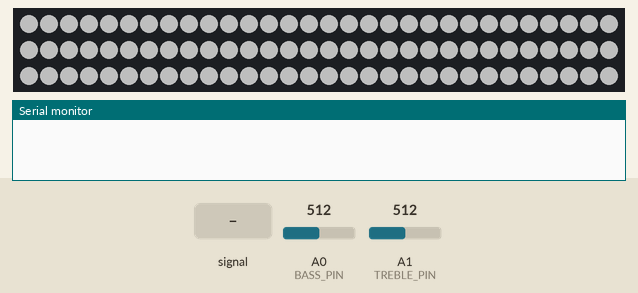
Recording of a sketch running on a simulated Arduino Uno, built with avr-gcc and run on an emulated ATmega328P. Shown: 90 RGB LEDs in strip order, left to right, continuing on the next row, the last lines printed to the serial monitor. The test bench sets the inputs (shaded band); at power-on: A0 (BASS_PIN) = 512, A1 (TREBLE_PIN) = 512. Dim RGB values are drawn brighter than linear.

Above: at 3.0 s.
4.5 s: A0 (BASS_PIN) fed a 2 Hz sine of ±306 counts around its level
At 5.18 s:
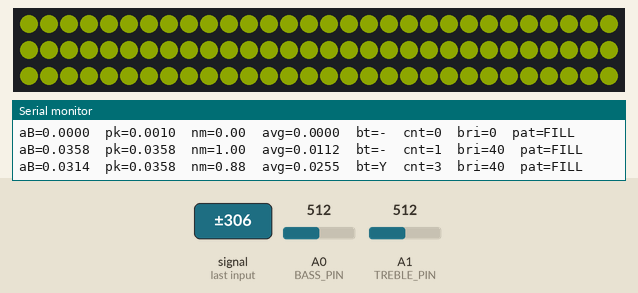
At 5.95 s:
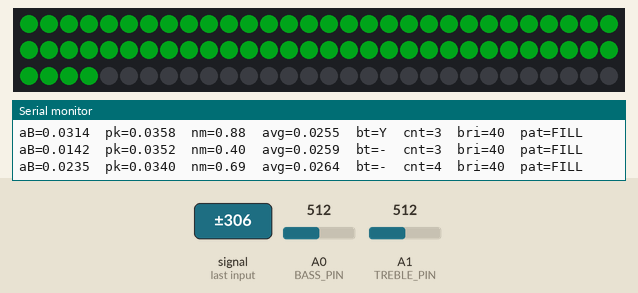
7.0 s: A0 (BASS_PIN) set to 716
At 8.6 s:
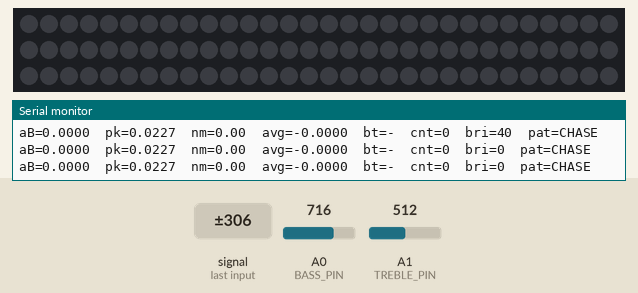
Timing chart, 0 to 10.1 s (numbered marks = the images above; inputs shaded):
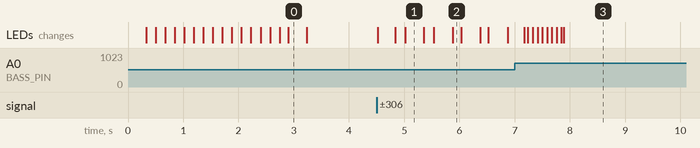

Measured:
- after the input at 4.5 s, the LEDs: change at once (image 1)
- after the input at 7.0 s, the LEDs: first change after 0.18 s (image 3 shows a later state)

The sketch:

FINAL_TEST.ino
```cpp
#include <Adafruit_NeoPixel.h>

// ── Hardware ──────────────────────────────────────────────────────────────────
#define BASS_PIN    A0
#define TREBLE_PIN  A1
#define LED_PIN     6
#define LED_COUNT   90

// ── Sampling ──────────────────────────────────────────────────────────────────
#define N_SAMPLES  64
#define SAMPLE_US  16

// ── IIR smoother ──────────────────────────────────────────────────────────────
// FIX: Was 0.945+0.0549=0.9999 and too heavy — killed beat spikes.
// Lighter filter so transients (beats) actually pass through.
#define IIR_A  0.60f
#define IIR_B  0.40f

// ── Calibration ───────────────────────────────────────────────────────────────
#define CAL_FRAMES  150
// FIX: Margin reduced — mic near phone gives weak signal, old value (2.5)
// pushed noise floor too high and gated out real audio.
#define CAL_MARGIN  1.6f

// ── Peak tracker ──────────────────────────────────────────────────────────────
// FIX: Faster decay so peak doesn't get stuck high, keeping normBass near 0.
#define PEAK_DECAY  0.990f

// ── Beat detection ────────────────────────────────────────────────────────────
// FIX: Ratio lowered — mic signal isn't loud enough to hit 1.40x reliably.
#define BEAT_RATIO     1.20f
// FIX: Threshold lowered to match realistic mic levels.
#define BEAT_MIN_NORM  0.08f
#define ROLLING_LEN    20
#define MIN_BEAT_MS    280

// ── Pattern switching ─────────────────────────────────────────────────────────
#define BEATS_PER_TOGGLE  8

// ── Silence gate ──────────────────────────────────────────────────────────────
#define SILENCE_FRAMES  35

// ── Brightness ───────────────────────────────────────────────────────────────
#define BRIGHTNESS_MIN  40

// ── Chase ─────────────────────────────────────────────────────────────────────
#define CHASE_WINDOW    5
#define CHASE_SLOW_MS   70
#define CHASE_FAST_MS   12

// ── Fill curve ────────────────────────────────────────────────────────────────
#define FILL_POWER  1.5f

// ─────────────────────────────────────────────────────────────────────────────
Adafruit_NeoPixel strip(LED_COUNT, LED_PIN, NEO_GRB + NEO_KHZ800);

float noiseFloorBass   = 0.0f;
float noiseFloorTreble = 0.0f;

float filteredBass   = 0.0f;
float filteredTreble = 0.0f;

float bassPeak   = 0.001f;
float treblePeak = 0.001f;

float   rollingBuf[ROLLING_LEN];
uint8_t rollingIdx  = 0;
float   rollingSum  = 0.0f;
bool    rollingFull = false;

unsigned long lastBeatMs    = 0;
uint8_t       beatCount     = 0;
uint8_t       activePattern = 0;

uint8_t silenceFrames = 0;

uint8_t       chaseHead   = 0;
int8_t        chaseDir    = 1;
unsigned long lastChaseMs = 0;

// ─────────────────────────────────────────────────────────────────────────────
float measureACRms(uint8_t pin) {
  long readings[N_SAMPLES];
  long mean = 0;
  for (uint8_t i = 0; i < N_SAMPLES; i++) {
    readings[i] = analogRead(pin);
    delayMicroseconds(SAMPLE_US);
  }
  for (uint8_t i = 0; i < N_SAMPLES; i++) mean += readings[i];
  mean /= N_SAMPLES;
  long sumSq = 0;
  for (uint8_t i = 0; i < N_SAMPLES; i++) {
    long d = readings[i] - mean;
    sumSq += d * d;
  }
  return sqrt((float)sumSq / (float)N_SAMPLES) * (5.0f / 1023.0f);
}

// ─────────────────────────────────────────────────────────────────────────────
float updateRolling(float v) {
  rollingSum -= rollingBuf[rollingIdx];
  rollingBuf[rollingIdx] = v;
  rollingSum += v;
  rollingIdx++;
  if (rollingIdx >= ROLLING_LEN) { rollingIdx = 0; rollingFull = true; }
  uint8_t cnt = rollingFull ? ROLLING_LEN : (rollingIdx == 0 ? 1 : rollingIdx);
  return (cnt > 0) ? (rollingSum / cnt) : 0.001f;
}

// ─────────────────────────────────────────────────────────────────────────────
void calibrate() {
  strip.clear();
  strip.show();
  delay(300);

  float sumB = 0.0f, sumT = 0.0f;

  for (uint16_t f = 0; f < CAL_FRAMES; f++) {
    sumB += measureACRms(BASS_PIN);
    sumT += measureACRms(TREBLE_PIN);
    if (f % 10 == 0) {
      uint8_t px = (f / 10) % LED_COUNT;
      strip.setPixelColor(px, strip.Color(0, 60, 0));
      strip.show();
    }
  }

  noiseFloorBass   = (sumB / CAL_FRAMES) * CAL_MARGIN;
  noiseFloorTreble = (sumT / CAL_FRAMES) * CAL_MARGIN;

  if (noiseFloorBass   < 0.001f) noiseFloorBass   = 0.001f;
  if (noiseFloorTreble < 0.001f) noiseFloorTreble = 0.001f;

  for (uint8_t i = 0; i < LED_COUNT; i++)
    strip.setPixelColor(i, strip.Color(80, 80, 80));
  strip.show();
  delay(300);
  strip.clear();
  strip.show();

  Serial.print(F("CAL  bassFloor="));   Serial.print(noiseFloorBass,   4);
  Serial.print(F("  trebleFloor="));    Serial.println(noiseFloorTreble, 4);
}

// ─────────────────────────────────────────────────────────────────────────────
// FIX: Smooth gradient across full 0.0→1.0 range instead of 4 hard steps.
// This is why you only saw yellow or blue — normBass almost never hit
// the middle buckets (0.25–0.75). Now every value produces a unique color.
// Blue(0) → Cyan → Green → Yellow(1)
// ─────────────────────────────────────────────────────────────────────────────
void normToRGB(float n, uint8_t &r, uint8_t &g, uint8_t &b) {
  if (n < 0.0f) n = 0.0f;
  if (n > 1.0f) n = 1.0f;

  if (n < 0.33f) {
    // Blue → Cyan
    float t = n / 0.33f;
    r = 0;
    g = (uint8_t)(200 * t);
    b = 255;
  } else if (n < 0.66f) {
    // Cyan → Green
    float t = (n - 0.33f) / 0.33f;
    r = 0;
    g = (uint8_t)(200 + 55 * t);   // 200→255
    b = (uint8_t)(255 * (1.0f - t));
  } else {
    // Green → Yellow
    float t = (n - 0.66f) / 0.34f;
    r = (uint8_t)(220 * t);
    g = 255;
    b = 0;
  }
}

uint8_t scaleBy(uint8_t ch, uint8_t bri) {
  return (uint8_t)(((uint16_t)ch * bri) / 255);
}

// ─────────────────────────────────────────────────────────────────────────────
void setup() {
  Serial.begin(115200);
  for (uint8_t i = 0; i < ROLLING_LEN; i++) rollingBuf[i] = 0.0f;
  strip.begin();
  strip.setBrightness(255);
  strip.show();
  calibrate();
}

// ─────────────────────────────────────────────────────────────────────────────
void loop() {
  unsigned long now = millis();

  // ── 1. Measure ──────────────────────────────────────────────────────────────
  float bassRaw   = measureACRms(BASS_PIN);
  float trebleRaw = measureACRms(TREBLE_PIN);

  // ── 2. IIR smooth ───────────────────────────────────────────────────────────
  filteredBass   = (IIR_A * filteredBass)   + (IIR_B * bassRaw);
  filteredTreble = (IIR_A * filteredTreble) + (IIR_B * trebleRaw);

  // ── 3. Signal above noise floor ─────────────────────────────────────────────
  float activeBass   = filteredBass   - noiseFloorBass;
  float activeTreble = filteredTreble - noiseFloorTreble;
  if (activeBass   < 0.0f) activeBass   = 0.0f;
  if (activeTreble < 0.0f) activeTreble = 0.0f;

  // ── 4. Silence gate ─────────────────────────────────────────────────────────
  if (activeBass < 0.001f) {
    if (silenceFrames < 255) silenceFrames++;
  } else {
    silenceFrames = 0;
  }
  bool isSilent = (silenceFrames > SILENCE_FRAMES);

  // ── 5. Update peak ──────────────────────────────────────────────────────────
  if (!isSilent) {
    if (activeBass   > bassPeak)   bassPeak   = activeBass;
    else                           bassPeak  *= PEAK_DECAY;
    if (bassPeak < 0.001f)         bassPeak   = 0.001f;

    if (activeTreble > treblePeak) treblePeak = activeTreble;
    else                           treblePeak *= PEAK_DECAY;
    if (treblePeak < 0.001f)       treblePeak = 0.001f;
  }

  // ── 6. Normalise ────────────────────────────────────────────────────────────
  float normBass   = activeBass   / bassPeak;
  float normTreble = activeTreble / treblePeak;
  if (normBass   > 1.0f) normBass   = 1.0f;
  if (normTreble > 1.0f) normTreble = 1.0f;

  // ── 7. Beat detection ───────────────────────────────────────────────────────
  float rollingAvg = updateRolling(activeBass);
  bool  beat       = false;

  if (!isSilent &&
      activeBass > rollingAvg * BEAT_RATIO &&
      normBass   > BEAT_MIN_NORM           &&
      (now - lastBeatMs) > (unsigned long)MIN_BEAT_MS) {

    beat       = true;
    lastBeatMs = now;
    beatCount++;

    if (beatCount >= BEATS_PER_TOGGLE) {
      beatCount     = 0;
      activePattern = (activePattern == 0) ? 1 : 0;
    }
  }

  // ── 8. Color from bass ──────────────────────────────────────────────────────
  uint8_t r, g, b;
  normToRGB(normBass, r, g, b);

  // ── 9. Brightness from treble ───────────────────────────────────────────────
  uint8_t brightness = 0;
  if (!isSilent) {
    brightness = (uint8_t)(BRIGHTNESS_MIN +
                 normTreble * (255 - BRIGHTNESS_MIN));
  }

  // ── 10. Render ──────────────────────────────────────────────────────────────
  strip.clear();

  if (!isSilent) {

    // ─ PATTERN 0: FILL ──────────────────────────────────────────────────────
    if (activePattern == 0) {
      float fillNorm = pow(normBass, 1.0f / FILL_POWER);
      if (fillNorm > 1.0f) fillNorm = 1.0f;
      uint8_t litCount = (uint8_t)(fillNorm * LED_COUNT + 0.5f);

      for (uint8_t i = 0; i < litCount; i++) {
        strip.setPixelColor(i,
          strip.Color(scaleBy(r, brightness),
                      scaleBy(g, brightness),
                      scaleBy(b, brightness)));
      }
    }

    // ─ PATTERN 1: CHASE ─────────────────────────────────────────────────────
    else {
      unsigned long stepMs = (unsigned long)(
        CHASE_SLOW_MS - normTreble * (CHASE_SLOW_MS - CHASE_FAST_MS));
      if (stepMs < 10) stepMs = 10;

      if ((now - lastChaseMs) >= stepMs) {
        lastChaseMs = now;
        if (beat) chaseDir = -chaseDir;

        if (chaseDir > 0) {
          chaseHead = (uint8_t)((chaseHead + 1) % LED_COUNT);
        } else {
          chaseHead = (chaseHead == 0)
                        ? (uint8_t)(LED_COUNT - 1)
                        : (uint8_t)(chaseHead - 1);
        }
      }

      for (uint8_t w = 0; w < CHASE_WINDOW; w++) {
        uint8_t px = (chaseDir > 0)
          ? (uint8_t)((chaseHead + LED_COUNT - w) % LED_COUNT)
          : (uint8_t)((chaseHead + w)              % LED_COUNT);

        uint8_t trailBri = (uint8_t)(
          (uint16_t)brightness * (CHASE_WINDOW - w) / CHASE_WINDOW);

        strip.setPixelColor(px,
          strip.Color(scaleBy(r, trailBri),
                      scaleBy(g, trailBri),
                      scaleBy(b, trailBri)));
      }
    }
  }

  strip.show();

  // ── 11. Serial debug ────────────────────────────────────────────────────────
  static unsigned long lastLog = 0;
  if (now - lastLog > 300) {
    lastLog = now;
    Serial.print(F("aB="));    Serial.print(activeBass,   4);
    Serial.print(F("  pk="));  Serial.print(bassPeak,     4);
    Serial.print(F("  nm="));  Serial.print(normBass,     2);
    Serial.print(F("  avg=")); Serial.print(rollingAvg,   4);
    Serial.print(F("  bt="));  Serial.print(beat ? "Y" : "-");
    Serial.print(F("  cnt=")); Serial.print(beatCount);
    Serial.print(F("  bri=")); Serial.print(brightness);
    Serial.print(F("  pat=")); Serial.println(activePattern == 0 ? "FILL" : "CHASE");
  }
}
```
